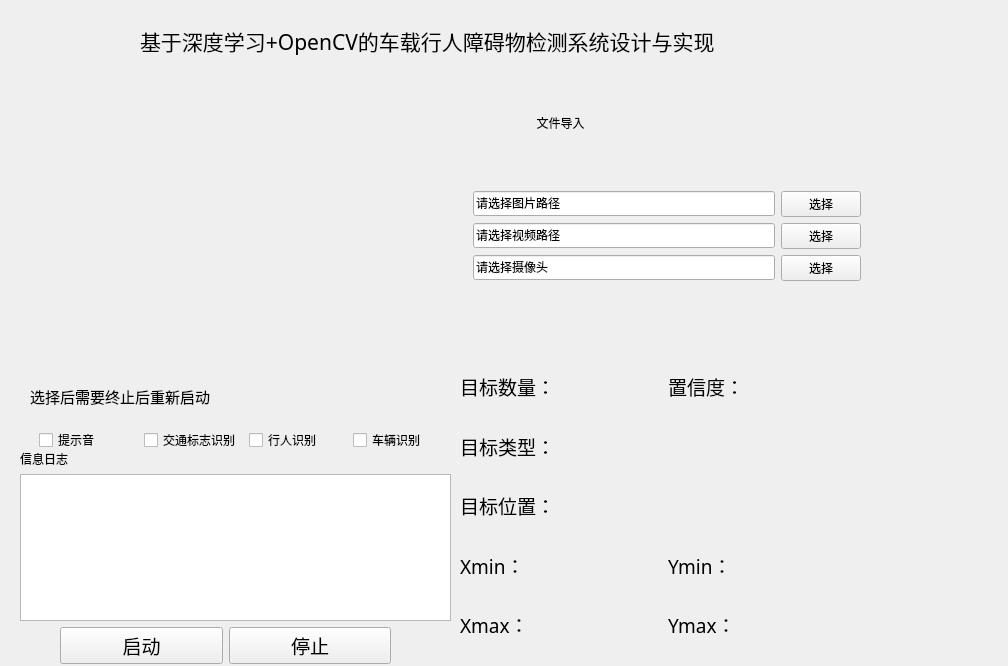
<?xml version="1.0" encoding="UTF-8"?>
<ui version="4.0">
 <class>Widget</class>
 <widget class="QWidget" name="Widget">
  <property name="geometry">
   <rect>
    <x>0</x>
    <y>0</y>
    <width>1008</width>
    <height>666</height>
   </rect>
  </property>
  <property name="windowTitle">
   <string>Widget</string>
  </property>
  <widget class="QWidget" name="File_input" native="true">
   <property name="geometry">
    <rect>
     <x>460</x>
     <y>60</y>
     <width>401</width>
     <height>221</height>
    </rect>
   </property>
   <layout class="QGridLayout" name="gridLayout_2">
    <item row="0" column="0" colspan="3">
     <widget class="QLabel" name="File_import">
      <property name="text">
       <string>                       文件导入</string>
      </property>
     </widget>
    </item>
    <item row="1" column="0">
     <widget class="QLabel" name="Photo">
      <property name="text">
       <string/>
      </property>
      <property name="textFormat">
       <enum>Qt::AutoText</enum>
      </property>
      <property name="pixmap">
       <pixmap resource="sys_source.qrc">:/Qt_icon/sources/photo.png</pixmap>
      </property>
     </widget>
    </item>
    <item row="1" column="1">
     <widget class="QLineEdit" name="Photo_dir">
      <property name="font">
       <font>
        <family>Adobe 宋体 Std L</family>
       </font>
      </property>
      <property name="text">
       <string>请选择图片路径</string>
      </property>
     </widget>
    </item>
    <item row="1" column="2">
     <widget class="QPushButton" name="push_Photo_dir">
      <property name="text">
       <string>选择</string>
      </property>
     </widget>
    </item>
    <item row="2" column="0">
     <widget class="QLabel" name="Video">
      <property name="text">
       <string/>
      </property>
      <property name="pixmap">
       <pixmap resource="sys_source.qrc">:/Qt_icon/sources/video.png</pixmap>
      </property>
     </widget>
    </item>
    <item row="2" column="1">
     <widget class="QLineEdit" name="Video_dir">
      <property name="font">
       <font>
        <family>Adobe 宋体 Std L</family>
       </font>
      </property>
      <property name="text">
       <string>请选择视频路径</string>
      </property>
     </widget>
    </item>
    <item row="2" column="2">
     <widget class="QPushButton" name="push_video_dir">
      <property name="text">
       <string>选择</string>
      </property>
     </widget>
    </item>
    <item row="3" column="0">
     <widget class="QLabel" name="camera">
      <property name="font">
       <font>
        <pointsize>9</pointsize>
       </font>
      </property>
      <property name="text">
       <string/>
      </property>
      <property name="pixmap">
       <pixmap resource="sys_source.qrc">:/Qt_icon/sources/camera.png</pixmap>
      </property>
      <property name="scaledContents">
       <bool>false</bool>
      </property>
     </widget>
    </item>
    <item row="3" column="1">
     <widget class="QLineEdit" name="camera_info">
      <property name="font">
       <font>
        <family>Adobe 宋体 Std L</family>
       </font>
      </property>
      <property name="text">
       <string>请选择摄像头</string>
      </property>
     </widget>
    </item>
    <item row="3" column="2">
     <widget class="QPushButton" name="push_camera_info">
      <property name="text">
       <string>选择</string>
      </property>
     </widget>
    </item>
   </layout>
  </widget>
  <widget class="QLabel" name="File_import_2">
   <property name="geometry">
    <rect>
     <x>140</x>
     <y>20</y>
     <width>591</width>
     <height>41</height>
    </rect>
   </property>
   <property name="font">
    <font>
     <family>Adobe 宋体 Std L</family>
     <pointsize>16</pointsize>
    </font>
   </property>
   <property name="cursor">
    <cursorShape>ArrowCursor</cursorShape>
   </property>
   <property name="midLineWidth">
    <number>0</number>
   </property>
   <property name="text">
    <string>基于深度学习+OpenCV的车载行人障碍物检测系统设计与实现</string>
   </property>
  </widget>
  <widget class="QWidget" name="detectresult" native="true">
   <property name="geometry">
    <rect>
     <x>460</x>
     <y>360</y>
     <width>391</width>
     <height>291</height>
    </rect>
   </property>
   <layout class="QGridLayout" name="gridLayout">
    <item row="0" column="4" colspan="2">
     <widget class="QLabel" name="Confidence_display_2">
      <property name="font">
       <font>
        <family>Adobe 宋体 Std L</family>
        <pointsize>16</pointsize>
       </font>
      </property>
      <property name="text">
       <string/>
      </property>
     </widget>
    </item>
    <item row="1" column="1" colspan="5">
     <widget class="QLabel" name="target_kind_display_3">
      <property name="font">
       <font>
        <family>Adobe 宋体 Std L</family>
        <pointsize>16</pointsize>
       </font>
      </property>
      <property name="text">
       <string/>
      </property>
     </widget>
    </item>
    <item row="0" column="0">
     <widget class="QLabel" name="target_num">
      <property name="font">
       <font>
        <family>Adobe 仿宋 Std R</family>
        <pointsize>14</pointsize>
       </font>
      </property>
      <property name="text">
       <string>目标数量：</string>
      </property>
     </widget>
    </item>
    <item row="3" column="0">
     <widget class="QLabel" name="target_Local_xmin">
      <property name="font">
       <font>
        <family>Adobe 仿宋 Std R</family>
        <pointsize>14</pointsize>
       </font>
      </property>
      <property name="text">
       <string>Xmin：</string>
      </property>
     </widget>
    </item>
    <item row="4" column="1" colspan="2">
     <widget class="QLabel" name="target_Local_Xmax_display_4">
      <property name="font">
       <font>
        <family>Adobe 宋体 Std L</family>
        <pointsize>16</pointsize>
       </font>
      </property>
      <property name="text">
       <string/>
      </property>
     </widget>
    </item>
    <item row="3" column="1" colspan="2">
     <widget class="QLabel" name="target_Local_xmin_display_2">
      <property name="font">
       <font>
        <family>Adobe 宋体 Std L</family>
        <pointsize>16</pointsize>
       </font>
      </property>
      <property name="text">
       <string/>
      </property>
     </widget>
    </item>
    <item row="3" column="3">
     <widget class="QLabel" name="target_Local_Ymin">
      <property name="font">
       <font>
        <family>Adobe 仿宋 Std R</family>
        <pointsize>14</pointsize>
       </font>
      </property>
      <property name="text">
       <string>Ymin：</string>
      </property>
     </widget>
    </item>
    <item row="0" column="1" colspan="2">
     <widget class="QLabel" name="target_num_display">
      <property name="font">
       <font>
        <family>宋体</family>
        <pointsize>16</pointsize>
       </font>
      </property>
      <property name="text">
       <string/>
      </property>
     </widget>
    </item>
    <item row="3" column="4" colspan="2">
     <widget class="QLabel" name="target_Local_Ymin_display_3">
      <property name="font">
       <font>
        <family>Adobe 宋体 Std L</family>
        <pointsize>16</pointsize>
       </font>
      </property>
      <property name="text">
       <string/>
      </property>
     </widget>
    </item>
    <item row="1" column="0">
     <widget class="QLabel" name="target_kind">
      <property name="font">
       <font>
        <family>Adobe 仿宋 Std R</family>
        <pointsize>14</pointsize>
       </font>
      </property>
      <property name="text">
       <string>目标类型：</string>
      </property>
     </widget>
    </item>
    <item row="4" column="0">
     <widget class="QLabel" name="target_Local_Xmax">
      <property name="font">
       <font>
        <family>Adobe 仿宋 Std R</family>
        <pointsize>14</pointsize>
       </font>
      </property>
      <property name="text">
       <string>Xmax：</string>
      </property>
     </widget>
    </item>
    <item row="0" column="3">
     <widget class="QLabel" name="Confidence">
      <property name="font">
       <font>
        <family>Adobe 仿宋 Std R</family>
        <pointsize>14</pointsize>
       </font>
      </property>
      <property name="text">
       <string>置信度：</string>
      </property>
     </widget>
    </item>
    <item row="4" column="3">
     <widget class="QLabel" name="target_Local_Ymax">
      <property name="font">
       <font>
        <family>Adobe 仿宋 Std R</family>
        <pointsize>14</pointsize>
       </font>
      </property>
      <property name="text">
       <string>Ymax：</string>
      </property>
     </widget>
    </item>
    <item row="4" column="4" colspan="2">
     <widget class="QLabel" name="target_Local_Ymax_display_5">
      <property name="font">
       <font>
        <family>Adobe 宋体 Std L</family>
        <pointsize>16</pointsize>
       </font>
      </property>
      <property name="text">
       <string/>
      </property>
     </widget>
    </item>
    <item row="2" column="0" colspan="2">
     <widget class="QLabel" name="target_Local">
      <property name="font">
       <font>
        <family>Adobe 仿宋 Std R</family>
        <pointsize>14</pointsize>
       </font>
      </property>
      <property name="text">
       <string>目标位置：</string>
      </property>
     </widget>
    </item>
   </layout>
  </widget>
  <widget class="QWidget" name="widget" native="true">
   <property name="geometry">
    <rect>
     <x>30</x>
     <y>380</y>
     <width>431</width>
     <height>81</height>
    </rect>
   </property>
   <layout class="QVBoxLayout" name="verticalLayout_2">
    <item>
     <widget class="QLabel" name="label_3">
      <property name="font">
       <font>
        <family>Adobe 宋体 Std L</family>
        <pointsize>11</pointsize>
       </font>
      </property>
      <property name="text">
       <string>选择后需要终止后重新启动</string>
      </property>
     </widget>
    </item>
    <item>
     <widget class="QWidget" name="widget_4" native="true">
      <layout class="QHBoxLayout" name="horizontalLayout_2">
       <item>
        <widget class="QCheckBox" name="sound">
         <property name="text">
          <string>提示音</string>
         </property>
        </widget>
       </item>
       <item>
        <widget class="QCheckBox" name="signal_check">
         <property name="text">
          <string>交通标志识别</string>
         </property>
        </widget>
       </item>
       <item>
        <widget class="QCheckBox" name="people_check">
         <property name="text">
          <string>行人识别</string>
         </property>
        </widget>
       </item>
       <item>
        <widget class="QCheckBox" name="car_check">
         <property name="text">
          <string>车辆识别</string>
         </property>
        </widget>
       </item>
      </layout>
     </widget>
    </item>
   </layout>
  </widget>
  <widget class="QWidget" name="widget_2" native="true">
   <property name="geometry">
    <rect>
     <x>20</x>
     <y>450</y>
     <width>431</width>
     <height>171</height>
    </rect>
   </property>
   <layout class="QVBoxLayout" name="verticalLayout">
    <item>
     <widget class="QLabel" name="label">
      <property name="text">
       <string>信息日志</string>
      </property>
     </widget>
    </item>
    <item>
     <widget class="QTextBrowser" name="msginfo"/>
    </item>
   </layout>
  </widget>
  <widget class="QWidget" name="widget_3" native="true">
   <property name="geometry">
    <rect>
     <x>60</x>
     <y>620</y>
     <width>331</width>
     <height>51</height>
    </rect>
   </property>
   <layout class="QHBoxLayout" name="horizontalLayout">
    <item>
     <widget class="QPushButton" name="start">
      <property name="font">
       <font>
        <family>Adobe 仿宋 Std R</family>
        <pointsize>14</pointsize>
       </font>
      </property>
      <property name="text">
       <string>启动</string>
      </property>
     </widget>
    </item>
    <item>
     <widget class="QPushButton" name="stop">
      <property name="font">
       <font>
        <family>Adobe 宋体 Std L</family>
        <pointsize>14</pointsize>
       </font>
      </property>
      <property name="text">
       <string>停止</string>
      </property>
     </widget>
    </item>
   </layout>
  </widget>
  <widget class="QWidget" name="widget_5" native="true">
   <property name="geometry">
    <rect>
     <x>40</x>
     <y>70</y>
     <width>401</width>
     <height>301</height>
    </rect>
   </property>
   <widget class="QLabel" name="mainwondow">
    <property name="geometry">
     <rect>
      <x>0</x>
      <y>0</y>
      <width>391</width>
      <height>291</height>
     </rect>
    </property>
    <property name="text">
     <string/>
    </property>
    <property name="pixmap">
     <pixmap resource="sys_source.qrc">:/Qt_icon/sources/carmer01.png</pixmap>
    </property>
   </widget>
  </widget>
 </widget>
 <resources>
  <include location="sys_source.qrc"/>
 </resources>
 <connections/>
</ui>
